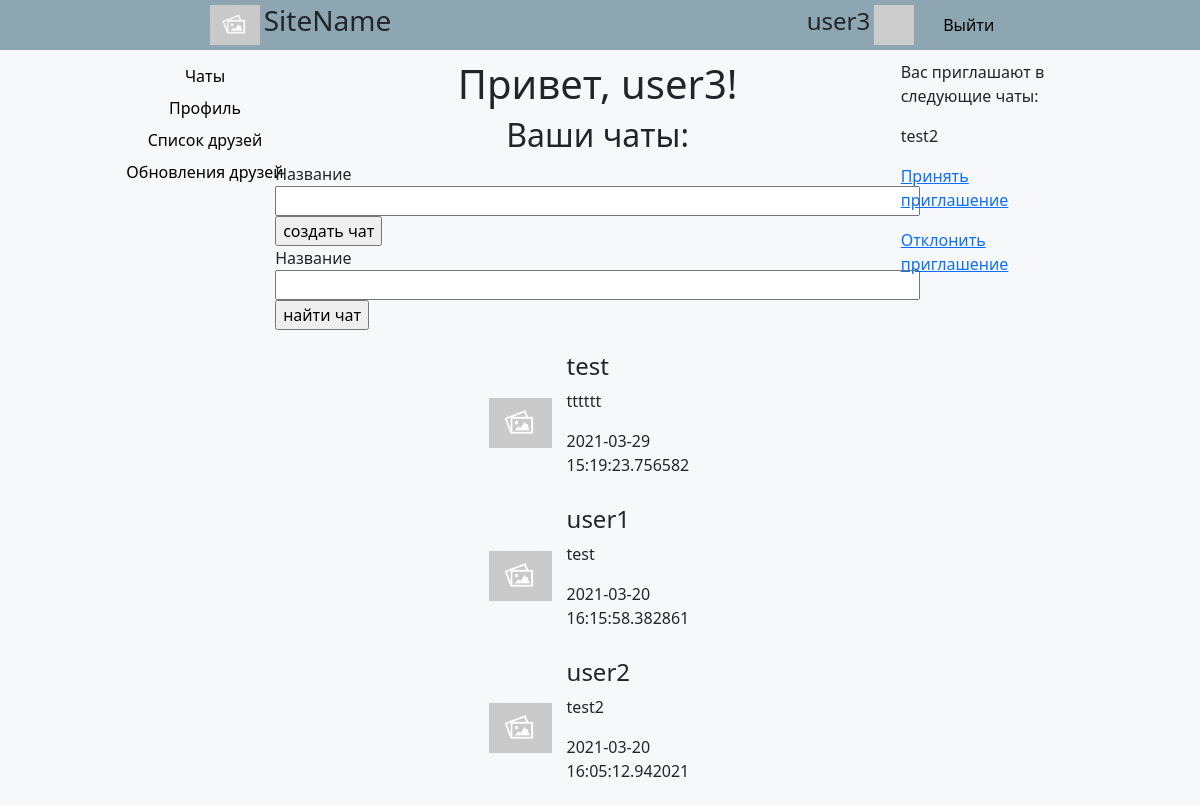
Before: /index (signed in) with the older database file.
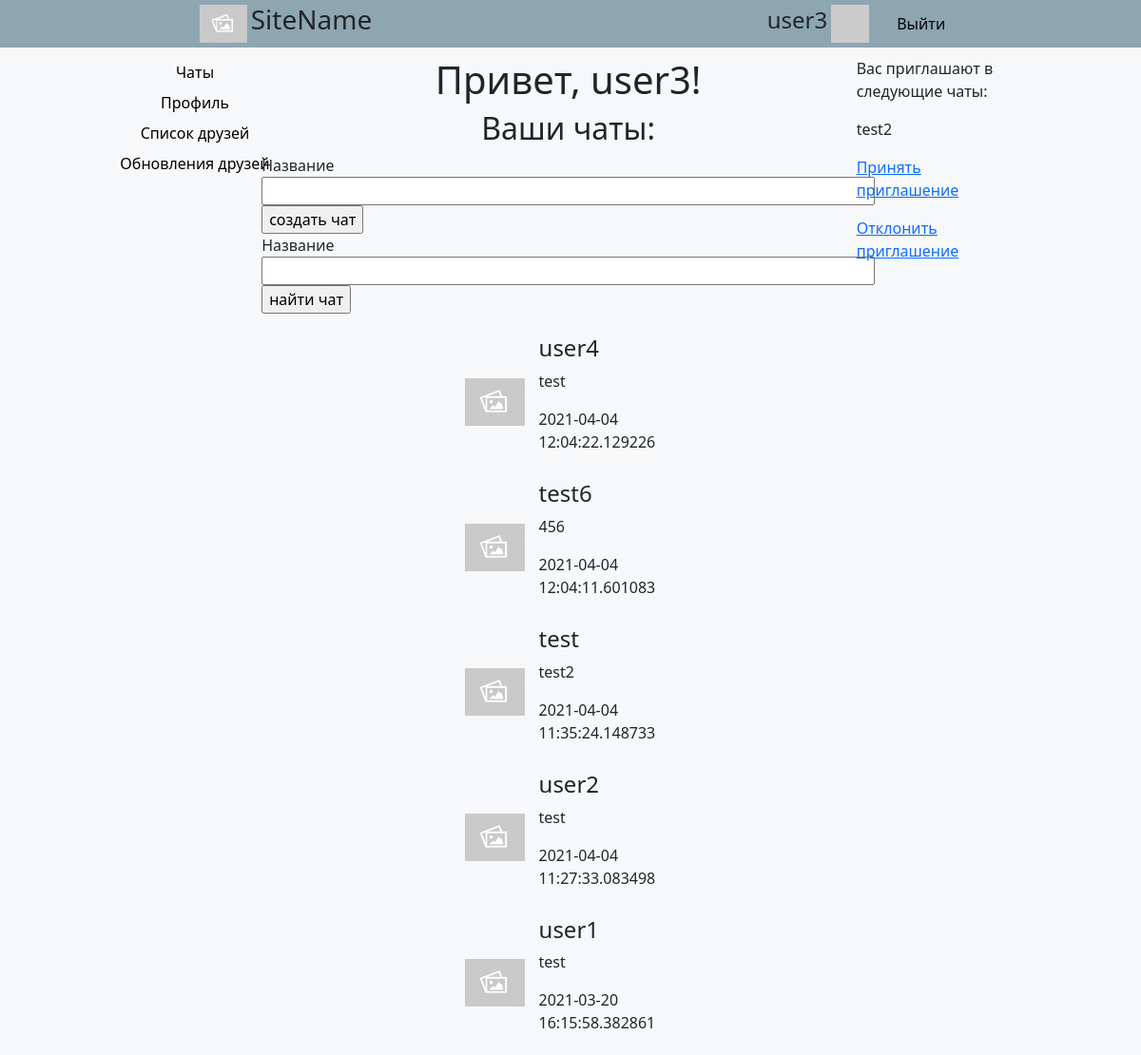
After: the same page with the newer database file.
### app/models.py (models this page shows, shortened)
class Chat(db.Model):
    id = db.Column(db.Integer, primary_key=True)
    name = db.Column(db.String(64), index=True)
    users = db.relationship('User', secondary=user_chats, backref='chats')
    posts = db.relationship('Post', backref='chat', lazy='dynamic')
    invitations = db.relationship('Invitation', backref='chat', lazy='dynamic')

class Post(db.Model):
    id = db.Column(db.Integer, primary_key=True)
    body = db.Column(db.String(140))
    timestamp = db.Column(db.DateTime, index=True, default=datetime.now(pytz.timezone('Europe/Moscow')))
    user_id = db.Column(db.Integer, db.ForeignKey('user.id'))
    chat_id = db.Column(db.Integer, db.ForeignKey('chat.id'))

class User(UserMixin, db.Model):
    id = db.Column(db.Integer, primary_key=True)
    username = db.Column(db.String(64), index=True, unique=True)
    email = db.Column(db.String(120), index=True, unique=True)
    password_hash = db.Column(db.String(128))
    posts = db.relationship('Post', backref='author', lazy='dynamic')
    invitations = db.relationship('Invitation', backref='user', lazy='dynamic')
    about_me = db.Column(db.String(140))
    last_seen = db.Column(db.DateTime, default=datetime.now(pytz.timezone('Europe/Moscow')))
    followed = db.relationship(
        'User', secondary=followers,
        primaryjoin=(followers.c.follower_id == id),
        secondaryjoin=(followers.c.followed_id == id),
        backref=db.backref('followers', lazy='dynamic'), lazy='dynamic')
    def avatar(self, size):
        digest = md5(self.email.lower().encode('utf-8')).hexdigest()
        return 'https://www.gravatar.com/avatar/{}?d=identicon&s={}'.format(
            digest, size)

class Invitation(db.Model):
    id = db.Column(db.Integer, primary_key=True)
    user_id = db.Column(db.Integer, db.ForeignKey('user.id'))
    chat_id = db.Column(db.Integer, db.ForeignKey('chat.id'))

### app/routes.py (the view, shortened to what this page needs)
@app.route('/', methods=['GET', 'POST'])
@app.route('/index', methods=['GET', 'POST'])
@login_required
def index():
    form = SearchAndCreateChatForm()
    chats = current_user.chats
    chats.sort(key=lambda x: x.posts[-1].timestamp)
    invite = Invitation.query.filter_by(user=current_user).first()
    if invite is None:
        return render_template('index.html', title='Главная страница', chats=reversed(chats), count=0,
                               form=form)
    return render_template('index.html', title='Главная страница', chats=reversed(chats),
                           invitations=current_user.invitations, count=1, form=form)

### app/forms.py (shortened to what this page needs)
class SearchAndCreateChatForm(FlaskForm):
    search_name = StringField('Название', validators=[])
    search_submit = SubmitField('найти чат')
    create_name = StringField('Название', validators=[])
    create_submit = SubmitField('создать чат')

### app/models.py (called while the page is built)
@login.user_loader
def load_user(id):
    return User.query.get(int(id))

### app/routes.py (called while the page is built)
@app.before_request
def before_request():
    if current_user.is_authenticated:
        current_user.last_seen = datetime.now(pytz.timezone('Europe/Moscow'))
        db.session.commit()

### app/templates/index.html (shortened to what this page needs)
{% extends "base.html" %}
{% block content %}
    <div class = 'main-part'>
    <h1>Привет, {{ current_user.username }}!</h1>
    <h2>Ваши чаты:</h2>
    <form action="" method="post" novalidate>
            {{ form.create_name.label }}<br>
            {{ form.create_name(size=64) }}
            {{ form.create_submit() }}<br>
            {{ form.search_name.label }}<br>
            {{ form.search_name(size=64) }}
            {{ form.search_submit() }}
    </form>
    <div class = 'friends-messages'>
        {% for chat in chats %}
            <div class = "chat-instance" onclick = "location.href = '{{ url_for('chat', name=chat.name) }}';">
					<div class = "chat-image">
						<img src = "../static/empty.jpg">
					</div>
					<div class = "chat-inf">
						<div class = "chat-name">
                            {% if chat.name.find('none') == -1 %}
                                <h4>{{ chat.name }}</h4>
                            {% elif chat.users[0] == current_user %}
                                <h4>{{chat.users[1].username }}</h4>
                            {% else %}
                                <h4>{{chat.users[0].username }}</h4>
                            {% endif %}
						</div>
						<div class = "chat-last-message">
							<p> {{ chat.posts[-1].body }}</p>
                            <p> {{ chat.posts[-1].timestamp }}</p>
						</div>
					</div>
				</div>
                {% endfor %}
        </div>
    </div>
    <div class = "notification-block">
    {% if count > 0 %}
    <p>Вас приглашают в следующие чаты:</p>
        {% for invitation in invitations %}
            <div class = "not-block">
                <p>{{ invitation.chat.name }}</p>
                <p><a href="{{ url_for('accept_the_invitation', invitation_id=invitation.id) }}">Принять приглашение</a></p>
                <p><a href="{{ url_for('decline_the_invitation', invitation_id=invitation.id) }}">Отклонить приглашение</a></p>
            </div>
        {% endfor %}
    {% endif %}
    </div>
{% endblock %}

Changed rows visible on the page:
added Chat: username "user4", body "test", timestamp "2021-04-04 12:04:22.129226"
added Chat: name "test6", body "456", timestamp "2021-04-04 12:04:11.601083"
computed for Chat: body "tttttt" → "test2"; timestamp "2021-03-29 15:19:23.756582" → "2021-04-04 11:35:24.148733"
shown differently, row unchanged: Chat "user2": body "test2" → "test"; timestamp "2021-03-20 16:05:12.942021" → "2021-04-04 11:27:33.083498"; moves up the list
